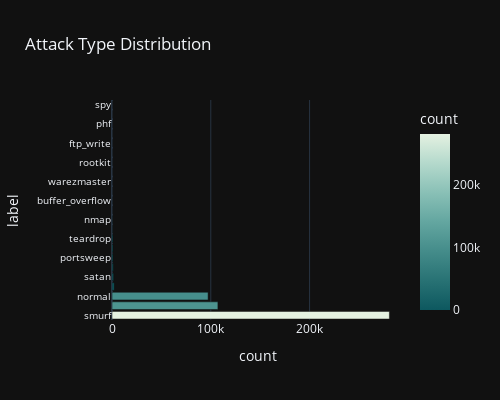

Here is the notebook cell this chart was saved with:
### Code cell
fig = plot_bar(raw_data, 'label', 'Attack Type Distribution', width=500, height=400)
fig.write_image('../figures/attack_type_distribution.jpg')

# fig = plot_bar(raw_data, 'attack_type', 'Attack Type Category Distribution', width=600, height=600)
#fig.write_image('../figures/attack_type_category_distribution.svg')

### Figure 1 — Plotly figure (JSON) as saved in the notebook; plotly's stock layout.template omitted (floating-point values rounded to 4 significant figures)
{"data": [{"alignmentgroup": "True", "hovertemplate": "count=%{marker.color}<br>label=%{y}<extra></extra>", "legendgroup": "", "marker": {"color": [280790, 107201, 97278, 2203, 1589, 1247, 1040, 1020, 979, 264, 231, 53, 30, 21, 20, 12, 10, 9, 8, 7, 4, 3, 2], "coloraxis": "coloraxis", "pattern": {"shape": ""}}, "name": "", "offsetgroup": "", "orientation": "h", "showlegend": false, "textposition": "auto", "type": "bar", "x": [280790, 107201, 97278, 2203, 1589, 1247, 1040, 1020, 979, 264, 231, 53, 30, 21, 20, 12, 10, 9, 8, 7, 4, 3, 2], "xaxis": "x", "y": ["smurf", "neptune", "normal", "back", "satan", "ipsweep", "portsweep", "warezclient", "teardrop", "pod", "nmap", "guess_passwd", "buffer_overflow", "land", "warezmaster", "imap", "rootkit", "loadmodule", "ftp_write", "multihop", "phf", "perl", "spy"], "yaxis": "y"}], "layout": {"barmode": "relative", "coloraxis": {"colorbar": {"title": {"text": "count"}}, "colorscale": [[0, "rgb(13, 88, 95)"], [0.1667, "rgb(40, 114, 116)"], [0.3333, "rgb(68, 140, 138)"], [0.5, "rgb(99, 166, 160)"], [0.6667, "rgb(137, 192, 182)"], [0.8333, "rgb(180, 217, 204)"], [1, "rgb(228, 241, 225)"]]}, "height": 400, "legend": {"tracegroupgap": 0}, "title": {"text": "Attack Type Distribution"}, "width": 500, "xaxis": {"anchor": "y", "domain": [0, 1], "title": {"text": "count"}}, "yaxis": {"anchor": "x", "domain": [0, 1], "tickfont": {"size": 10}, "title": {"text": "label"}}}}
